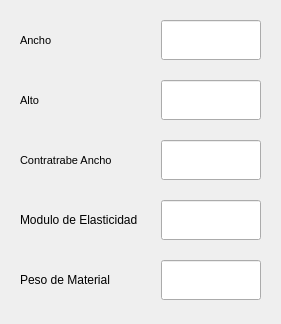
<?xml version="1.0" encoding="UTF-8"?>
<ui version="4.0">
 <class>Form</class>
 <widget class="QWidget" name="Form">
  <property name="geometry">
   <rect>
    <x>0</x>
    <y>0</y>
    <width>281</width>
    <height>324</height>
   </rect>
  </property>
  <property name="windowTitle">
   <string>Form</string>
  </property>
  <layout class="QVBoxLayout" name="verticalLayout">
   <item>
    <widget class="QFrame" name="concrete_group">
     <layout class="QGridLayout" name="gridLayout_2">
      <property name="verticalSpacing">
       <number>20</number>
      </property>
      <item row="5" column="0">
       <widget class="QLabel" name="lab_mat_peso">
        <property name="text">
         <string>Peso de Material</string>
        </property>
       </widget>
      </item>
      <item row="4" column="0">
       <widget class="QLabel" name="lab_e">
        <property name="text">
         <string>Modulo de Elasticidad</string>
        </property>
       </widget>
      </item>
      <item row="5" column="1">
       <widget class="QLineEdit" name="input_pmat_val">
        <property name="minimumSize">
         <size>
          <width>0</width>
          <height>40</height>
         </size>
        </property>
        <property name="maximumSize">
         <size>
          <width>100</width>
          <height>16777215</height>
         </size>
        </property>
        <property name="layoutDirection">
         <enum>Qt::RightToLeft</enum>
        </property>
       </widget>
      </item>
      <item row="4" column="1">
       <widget class="QLineEdit" name="e">
        <property name="minimumSize">
         <size>
          <width>0</width>
          <height>40</height>
         </size>
        </property>
        <property name="maximumSize">
         <size>
          <width>100</width>
          <height>16777215</height>
         </size>
        </property>
        <property name="layoutDirection">
         <enum>Qt::RightToLeft</enum>
        </property>
       </widget>
      </item>
      <item row="3" column="1">
       <widget class="QLineEdit" name="input_bp_val">
        <property name="minimumSize">
         <size>
          <width>0</width>
          <height>40</height>
         </size>
        </property>
        <property name="maximumSize">
         <size>
          <width>100</width>
          <height>40</height>
         </size>
        </property>
        <property name="layoutDirection">
         <enum>Qt::RightToLeft</enum>
        </property>
        <property name="inputMethodHints">
         <set>Qt::ImhDigitsOnly|Qt::ImhFormattedNumbersOnly</set>
        </property>
        <property name="text">
         <string/>
        </property>
       </widget>
      </item>
      <item row="1" column="0">
       <widget class="QLabel" name="lab_zap_anch">
        <property name="font">
         <font>
          <pointsize>8</pointsize>
          <weight>50</weight>
          <bold>false</bold>
         </font>
        </property>
        <property name="text">
         <string>Ancho</string>
        </property>
       </widget>
      </item>
      <item row="2" column="1">
       <widget class="QLineEdit" name="input_h_val">
        <property name="minimumSize">
         <size>
          <width>0</width>
          <height>40</height>
         </size>
        </property>
        <property name="maximumSize">
         <size>
          <width>100</width>
          <height>40</height>
         </size>
        </property>
        <property name="layoutDirection">
         <enum>Qt::RightToLeft</enum>
        </property>
        <property name="inputMethodHints">
         <set>Qt::ImhDigitsOnly|Qt::ImhFormattedNumbersOnly</set>
        </property>
       </widget>
      </item>
      <item row="3" column="0">
       <widget class="QLabel" name="lab_con_anc">
        <property name="font">
         <font>
          <pointsize>8</pointsize>
          <weight>50</weight>
          <bold>false</bold>
         </font>
        </property>
        <property name="text">
         <string>Contratrabe Ancho</string>
        </property>
       </widget>
      </item>
      <item row="1" column="1">
       <widget class="QLineEdit" name="input_b_val">
        <property name="minimumSize">
         <size>
          <width>0</width>
          <height>40</height>
         </size>
        </property>
        <property name="maximumSize">
         <size>
          <width>100</width>
          <height>40</height>
         </size>
        </property>
        <property name="layoutDirection">
         <enum>Qt::LeftToRight</enum>
        </property>
        <property name="inputMethodHints">
         <set>Qt::ImhDigitsOnly|Qt::ImhFormattedNumbersOnly</set>
        </property>
       </widget>
      </item>
      <item row="2" column="0">
       <widget class="QLabel" name="lab_zap_alt">
        <property name="font">
         <font>
          <pointsize>8</pointsize>
          <weight>50</weight>
          <bold>false</bold>
         </font>
        </property>
        <property name="text">
         <string>Alto</string>
        </property>
       </widget>
      </item>
     </layout>
    </widget>
   </item>
  </layout>
 </widget>
 <resources/>
 <connections/>
</ui>
